Frame 1 (no input): blank canvas, image omitted
Frame 60 (no input): blank canvas, image omitted
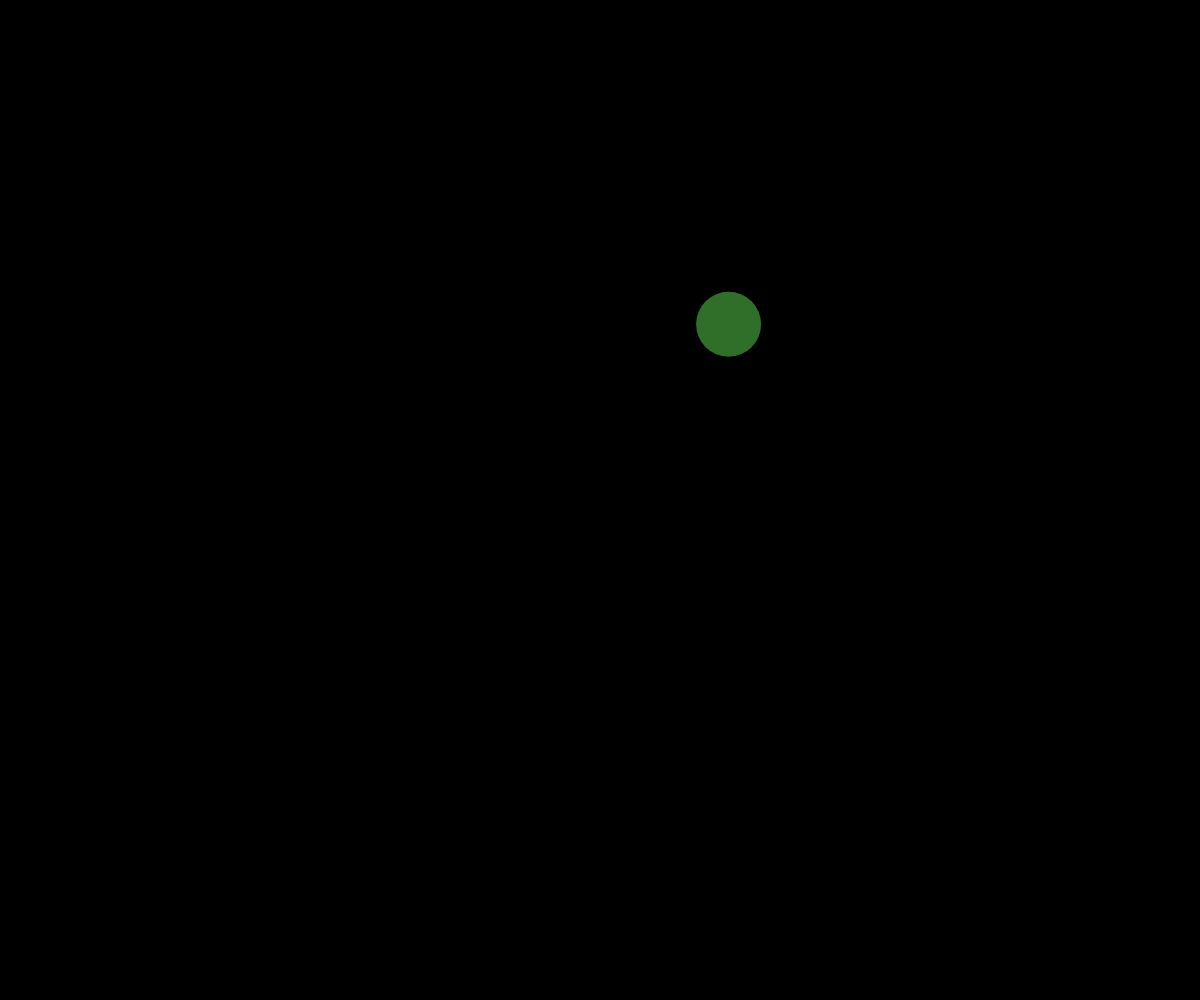
Frame 120 (the mouse pressed at the canvas centre since frame 60)

The p5.js sketch whose frames 1 and 60 were blank and that drew this single picture after the mouse press (run headless with seeded random() and noise() and a simulated clock; from frame 60 on, the mouse is pressed at the canvas centre):

// p5.js sketch
// ── sketch.js
// Ball Array OOP Demo
// Your Name
// Date
//
// Extra for Experts:
// - describe what you did to take this project "above and beyond"

class Ball {
  constructor(x, y) {
    this.x = x;
    this.y = y;
    this.dx = random(-5, 5);
    this.dy = random(-5, 5);
    this.rad = random(10, 40);
    this.r = random(255);
    this.g = random(255);
    this.b = random(255);
    this.alpha = random(100, 255);
  }
  display() {
    noStroke();
    fill(this.r, this.g, this.b, this.alpha);
    circle(this.x, this.y, this.rad*2);
  }
  update() {
    this.x += this.dx;
    this.y += this.dy;
    // collision
    if (this.x - this.rad <= 0 || this.x + this.rad >= width) {
      this.dx *= -1;
    }
    if (this.y - this.rad <= 0 || this.y + this.rad >= height) {
      this.dy *= -1;
    }
  }
  collision(otherBall) {
    let distanceApart = dist(this.x, this.y, otherBall.x, otherBall.y);
    let radiiSum = this.rad + otherBall.rad;
    if (distanceApart < radiiSum) {
      let tempX = this.dx;
      let tempY = this.dy;
      this.dx = otherBall.dx;
      this.dy = otherBall.dy;
      otherBall.dx = tempX;
      otherBall.dy = tempY;
    }
  }
}

let ballArray = [];

function setup() {
  createCanvas(windowWidth, windowHeight);
}

function draw() {
  background(0);
  for (let someBall of ballArray) {
    someBall.update();
    for (let otherBall of ballArray) {
      if (someBall !== otherBall) {
        someBall.collision(otherBall);
      }
    }
    someBall.display();
  }
}

function mousePressed() {
  let ball = new Ball(mouseX, mouseY);
  ballArray.push(ball);
}
